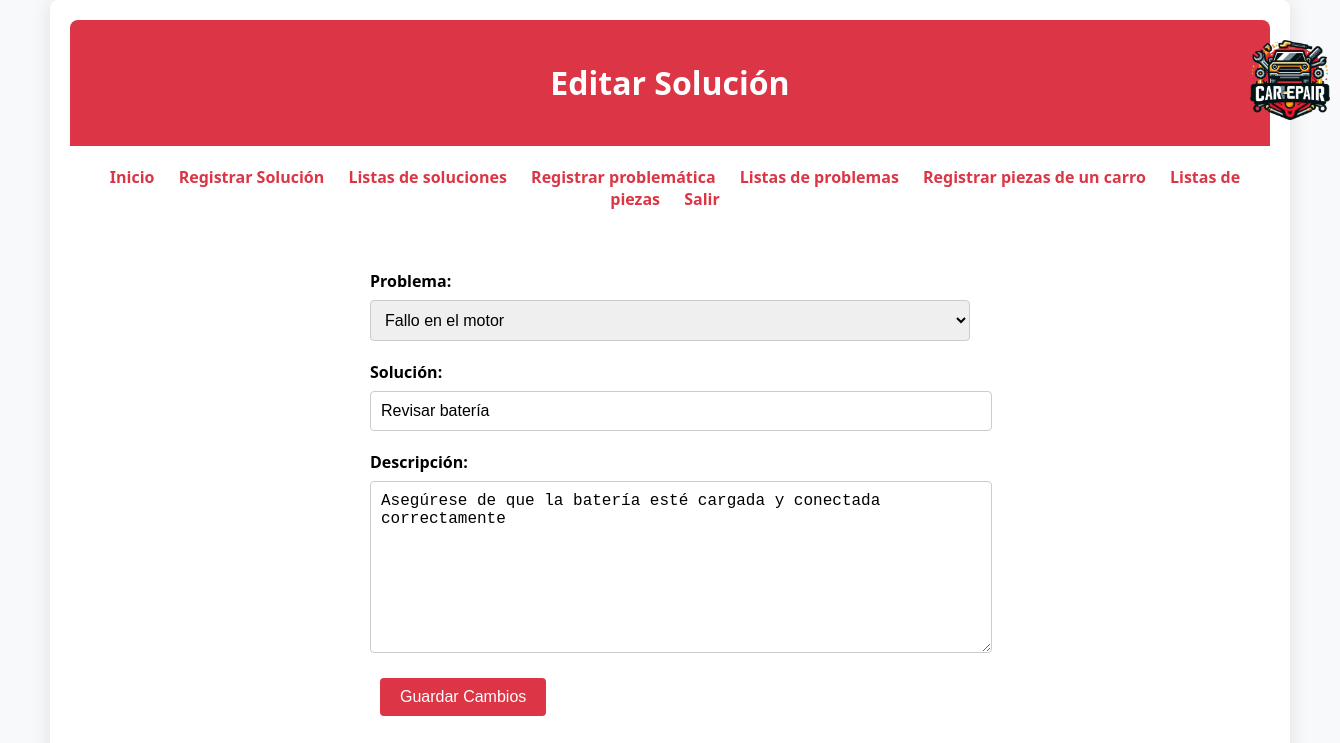
Page /paginas/editar_solucion.php?id=1 (signed in) on the committed database.
### tables this page shows
CREATE TABLE soluciones (
    id INT AUTO_INCREMENT PRIMARY KEY,
    problema_id INT,
    titulo VARCHAR(100) NOT NULL,
    descripcion VARCHAR(255) NOT NULL,
    FOREIGN KEY (problema_id) REFERENCES problemas(id)
);

CREATE TABLE problemas (
    id INT AUTO_INCREMENT PRIMARY KEY,
    titulo VARCHAR(100) NOT NULL,
    descripcion VARCHAR(255) NOT NULL,
    parte_id INT,
    fecha TIMESTAMP DEFAULT CURRENT_TIMESTAMP,
    FOREIGN KEY (parte_id) REFERENCES partes_carro(id)
);

### paginas/editar_solucion.php (the view, shortened to what this page needs)
<?php
$role = isset($_SESSION['role']) ? $_SESSION['role'] : '';
require '../funciones/conexion.php';
$problema_id = $titulo = $descripcion = '';
$solucion_id = $_GET['id'] ?? null;
$query_solucion = "SELECT problema_id, titulo, descripcion FROM soluciones WHERE id = ?";
$stmt_solucion = $conn->prepare($query_solucion);
if ($stmt_solucion) {
    $stmt_solucion->bind_param("i", $solucion_id);
    if ($stmt_solucion->execute()) {
        $result_solucion = $stmt_solucion->get_result();
        if ($result_solucion->num_rows == 1) {
            $row = $result_solucion->fetch_assoc();
            $problema_id = $row['problema_id'];
            $titulo = $row['titulo'];
            $descripcion = $row['descripcion'];
        } else {
            echo "No se encontró la solución.";
            exit();
        }
    } else {
        echo "Error al ejecutar la consulta.";
        exit();
    }
} else {
    echo "Error en la preparación de la consulta: " . $conn->error;
    exit();
}
?>
<!DOCTYPE html>
<html lang="es">
<head>
    <link rel="stylesheet" href="../style/styles.css">
</head>
<body>
    <div class="container">
        <header>
            <h1>Editar Solución</h1>
            <img src="../style/logo.png" alt="Logo" class="logo-image">
        </header>
        <nav>
            <ul>
                <li><a href="inicio.php"">Inicio</a></li>
                <?php if ($role == 'admin'): ?>
                    <li><a href="registrar_solucion.php">Registrar Solución</a></li>
                    <li><a href="lista_soluciones.php">Listas de soluciones</a></li>
                    <li><a href="registrar_problematica.php">Registrar problemática</a></li>
                    <li><a href="lista_problemas.php">Listas de problemas</a></li>
                    <li><a href="registrar_piezas.php">Registrar piezas de un carro</a></li>
                    <li><a href="lista_piezas.php">Listas de piezas</a></li>
                <?php else: ?>
                    <li><a href="buscar_problematica.php">Buscar problemática</a></li>
                <?php endif; ?>
                <li><a href="../funciones/logout.php">Salir</a></li>
            </ul>
        </nav>
        <main>
            <form action="<?php echo htmlspecialchars($_SERVER["PHP_SELF"]) . '?id=' . $solucion_id; ?>" method="POST">
                <div class="form-group">
                    <label>Problema:</label>
                    <select name="problema_id">
                        <?php
                        $query_problemas = "SELECT id, titulo FROM problemas";
                        $result_problemas = $conn->query($query_problemas);
                        if ($result_problemas->num_rows > 0) {
                            while ($row = $result_problemas->fetch_assoc()) {
                                echo "<option value=\"" . $row['id'] . "\"";
                                if ($problema_id == $row['id']) {
                                    echo " selected";
                                }
                                echo ">" . htmlspecialchars($row['titulo']) . "</option>";
                            }
                        }
                        ?>
                    </select>
                </div>
                <div class="form-group">
                    <label>Solución:</label>
                    <input type="text" name="titulo" value="<?php echo htmlspecialchars($titulo); ?>">
                </div>
                <div class="form-group">
                    <label>Descripción:</label>
                    <textarea name="descripcion"><?php echo htmlspecialchars($descripcion); ?></textarea>
                </div>
                <div class="form-group">
                    <button type="submit">Guardar Cambios</button>
                </div>
            </form>
        </main>
    </div>
</body>
</html>

### style/styles.css (style rules this page uses)
body { font-family: Calibri, 'Segoe UI', Tahoma, Geneva, Verdana, sans-serif; background-color: #f8f9fa; margin: 0; padding: 0; }
.container { max-width: 1200px; margin: 0 auto; padding: 20px; background-color: #ffffff; box-shadow: 0 0 20px rgba(0, 0, 0, 0.1); border-radius: 8px; }
header { text-align: center; padding: 20px; background-color: #dc3545; color: white; border-radius: 8px 8px 0 0; }
nav { margin: 20px 0; text-align: center; }
nav ul { list-style: none; padding: 0; }
nav ul li { display: inline; margin: 0 10px; }
nav ul li a { text-decoration: none; color: #dc3545; font-weight: bold; }
main { text-align: center; padding: 20px; }
form { margin-top: 20px; display: flex; justify-content: center; align-items: center; }
form input[type="text"] { padding: 10px; width: 300px; border: 1px solid #cccccc; border-radius: 4px; font-size: 16px; }
form button { padding: 10px 20px; background-color: #dc3545; color: white; border: none; border-radius: 4px; cursor: pointer; font-size: 16px; margin-left: 10px; }
form { margin-top: 20px; display: flex; flex-direction: column; align-items: center; }
.form-group { margin-bottom: 20px; text-align: left; width: 100%; max-width: 600px; }
.form-group label { display: block; margin-bottom: 8px; font-weight: bold; }
.form-group select, .form-group input[type="text"], .form-group textarea { width: 100%; padding: 10px; font-size: 16px; border: 1px solid #cccccc; border-radius: 4px; }
.form-group textarea { min-height: 150px; resize: vertical; }
button[type="submit"] { padding: 10px 20px; background-color: #dc3545; color: white; border: none; border-radius: 4px; cursor: pointer; font-size: 16px; transition: background-color 0.3s ease; }

### paginas/editar_solucion.php (style rules this page uses)
.logo-image { width: 80px; height: auto; position: absolute; top: 40px; left: 1250px; }

### rows in the picture
soluciones: problema_id "Fallo en el motor", titulo "Revisar batería", descripcion "Asegúrese de que la batería esté cargada y conectada correctamente"
